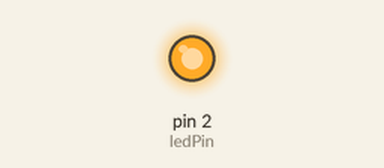
The sketch below on a simulated Arduino Uno, built with avr-gcc and run on an emulated ATmega328P. Parts: output pins drawn as LEDs (lit = HIGH). What the sketch prints to the serial monitor is not drawn.

Above: at 2.5 s.
At 7.5 s:
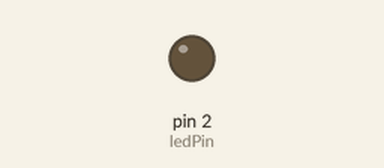
Timing chart, 0 to 13.0 s (numbered marks = the images above):
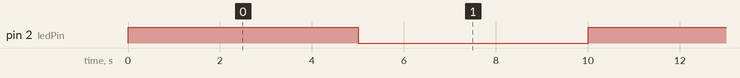

The sketch:

tx_blinktest.ino
```cpp
#define ledPin 2
#define pSwitch 13
int toggleState_1 = 0; //Define integer to remember the toggle state
unsigned long starttime;
unsigned long endtime;
int loopcount;

void setup() {
  // put your setup code here, to run once:
  Serial.begin(115200);
  pinMode(ledPin, OUTPUT);
  pinMode(pSwitch, INPUT);
}

void loop() {
  // put your main code here, to run repeatedly:

  starttime = millis();
  endtime = starttime;
  while ((endtime - starttime) <=5000) // do this loop for up to 5000mS
  {
  Serial.println("AT+SEND=1,6,HI");
  digitalWrite(ledPin, HIGH);
  loopcount = loopcount+1;
  endtime = millis();
  }
  starttime = millis();
  endtime = starttime;
  while ((endtime - starttime) <=5000) // do this loop for up to 5000mS
  {
  Serial.println("AT+SEND=1,6,LOW");
  digitalWrite(ledPin, LOW);
  loopcount = loopcount+1;
  endtime = millis();
  }


  /*
  if (digitalRead(pSwitch) == HIGH){


    Serial.println("AT+SEND=1,6,HI");
    digitalWrite(ledPin, HIGH);
    delay(100);
    digitalWrite(ledPin, LOW);

  }
  */

}
```

Measured:
- by itself, pin 2 (ledPin): alternates HIGH for 5.0 s and LOW for 5.0 s
